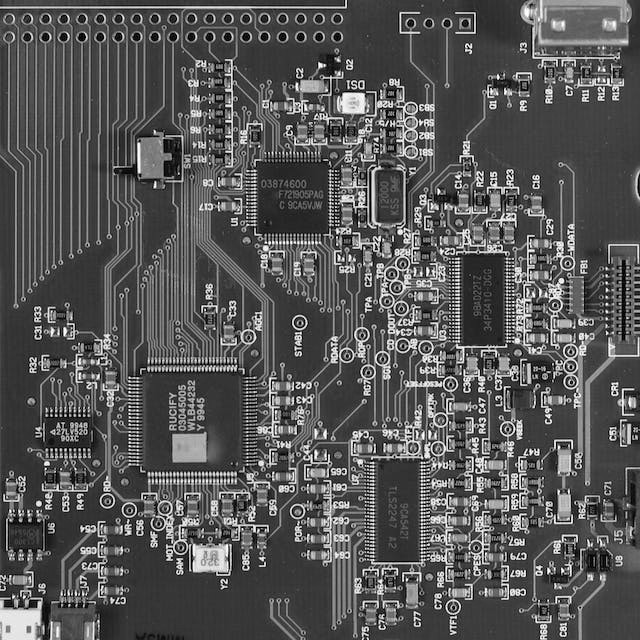
//> input picture COMP27112_VisualComputing/ex4/circuit_board.jpg, 640 x 640 px
$ ./histogram circuit_board.jpg out.png 100   (built with g++ and OpenCV 4)
//> lines starting //> are read from the running program, lines starting //| are printed output that depends on the picture; after the words box and inside, x2 and y2 are one past the last pixel; in counts of white or black regions, pixels touching at a corner belong together
//> further down, img is the input picture: 640 rows x 640 cols, CV_8UC1; min 0, max 255, mean 86.4
#include <stdio.h>
#include <iostream>
#include <sstream>
#include <opencv2/core/core.hpp>
#include <opencv2/imgcodecs.hpp>
#include <opencv2/highgui.hpp>
#include <opencv2/imgproc.hpp>

const int HIST_IMG_HEIGHT = 400;
const int HIST_IMG_WIDTH = 512;

void createHistogram(cv::Mat& img, cv::Mat& hist) {
	long counts[256] = {};
	hist = cv::Mat(HIST_IMG_HEIGHT, HIST_IMG_WIDTH, CV_8UC1, 255);
	int max(0);

	// draw gridlines
	cv::rectangle(hist, cv::Point(0, HIST_IMG_HEIGHT), cv::Point(1, 0), cv::Scalar(200, 200, 200), cv::FILLED);
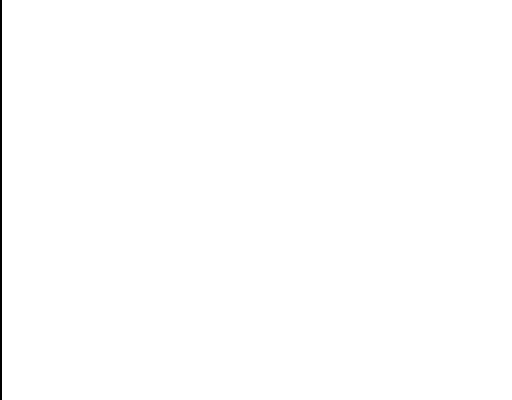
//> hist: 400 rows x 512 cols, CV_8UC1; values 200 (black) and 255 (white), 99.6% white; 1 black region, box (x1, y1, x2, y2) and area: (0, 0, 2, 400) 800
	cv::rectangle(hist, cv::Point(128, HIST_IMG_HEIGHT), cv::Point(129, 0), cv::Scalar(200, 200, 200), cv::FILLED);
	cv::rectangle(hist, cv::Point(256, HIST_IMG_HEIGHT), cv::Point(257, 0), cv::Scalar(200, 200, 200), cv::FILLED);
	cv::rectangle(hist, cv::Point(384, HIST_IMG_HEIGHT), cv::Point(385, 0), cv::Scalar(200, 200, 200), cv::FILLED);
	cv::rectangle(hist, cv::Point(510, HIST_IMG_HEIGHT), cv::Point(511, 0), cv::Scalar(200, 200, 200), cv::FILLED);
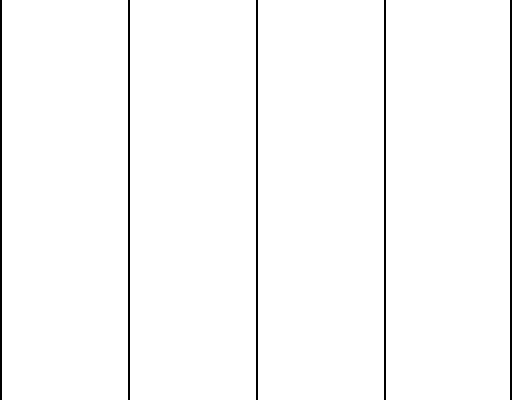
//> hist: 400 rows x 512 cols, CV_8UC1; values 200 (black) and 255 (white), 98% white; 5 black regions, box (x1, y1, x2, y2) and area: (0, 0, 2, 400) 800, (128, 0, 130, 400) 800, (256, 0, 258, 400) 800, (384, 0, 386, 400) 800, (510, 0, 512, 400) 800


	// count the greyscales
	for (int i = 0; i < img.rows; i++) {
		for (int j = 0; j < img.cols; j++) {
			counts[(int)img.at<uchar>(i, j)] += 1;
		}
	}
//> after the loop, counts = 256 values, max 11900 at index 55, min 97 at index 253, mean 1600

	// check for maximum value
	for (int i = 0; i < 256; i++) {
		if (counts[i] > max) {
			max = counts[i];
		}
	}
//> this loop made 256 passes
//> max on passes 1, 39, 40, 44, 45, 46, 47, 48, 49, 50, 51, 52: 1858, 2104, 2362, 2431, 2442, 2729, 3019, 3411, 3982, 4648, 5566, 6715
//> after the loop, max = 11900

	// normalise to maximum height
	for (int i = 0; i < 256; i++) {
		counts[i] = (long)((counts[i] / (double)max) * 400);
	}
//> after the loop, counts = 256 values, max 400 at index 55, min 3 at index 251, mean 53.29

	// draw the histogram
	for (int i = 0; i < 256; i++) {
		cv::Point top_left(i*2, HIST_IMG_HEIGHT - counts[i]);
		cv::Point bottom_right(i*2+1, HIST_IMG_HEIGHT);
		cv::rectangle(hist, top_left, bottom_right, cv::Scalar(0, 0, 0), cv::FILLED);
	}
//> this loop made 256 passes
//> top_left on passes 1 to 3: Point(0, 338), Point(2, 383), Point(4, 382)
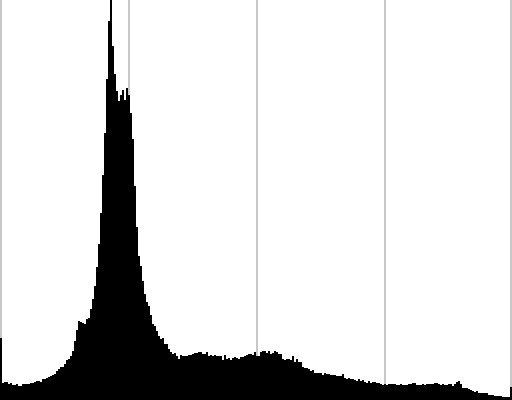
//> hist: 400 rows x 512 cols, CV_8UC1; 13.32% of pixels changed, all inside (x1, y1, x2, y2) = (0, 0, 512, 400)

}

void createThresholded(cv::Mat& img, cv::Mat& tres, int T) {
//> called with T = 100
	std::cout << "Threshold value : " << cv::threshold(img, tres, T, 255, cv::THRESH_BINARY) << "\n";
//| Threshold value : 100
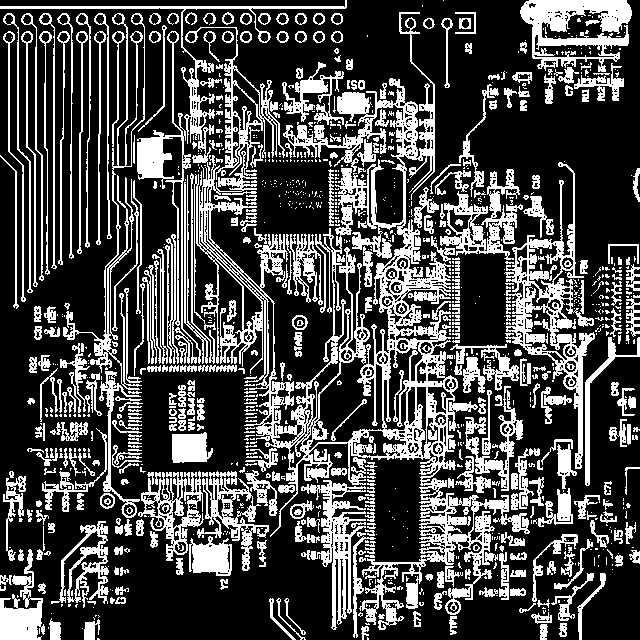
//> tres: 640 rows x 640 cols, CV_8UC1; 29.2% white; 1124 white regions (695 under 20 px), largest, box (x1, y1, x2, y2) and area: (0, 0, 530, 630) 36832, (504, 162, 595, 469) 5834, (520, 0, 632, 72) 4008
}

int main(int argc, char *argv[]) {

	cv::Mat img;
	cv::Mat hist;
	cv::Mat tres;

	img = cv::imread(argv[1], cv::IMREAD_GRAYSCALE);

	// check if the image was successfully loaded
	if (img.empty()) {
		printf("Failed to load image '%s'\n", argv[1]);
		return -1;
	}

	// Create image histogram
	createHistogram(img, hist);

	// create thresholded image using OTSU
	createThresholded(img, tres, std::stoi(argv[3]));

	// show image
	cv::imshow("Histogram", hist);
	cv::imshow("Thresholded image", tres);
	cv::waitKey(0);

	// create string for saving
	std::stringstream hist_fold;
	hist_fold << "./hist_result/hist_" << argv[2] << ".jpg";
	std::stringstream thresh_fold;
	thresh_fold << "./thresh_result/thresh_" << argv[2] << ".jpg";

	// save image
	cv::imwrite(hist_fold.str(), hist);
	cv::imwrite(thresh_fold.str(), tres);

	return 0;
}

$ run again, on COMP27112_VisualComputing/ex4/horizon1.jpg
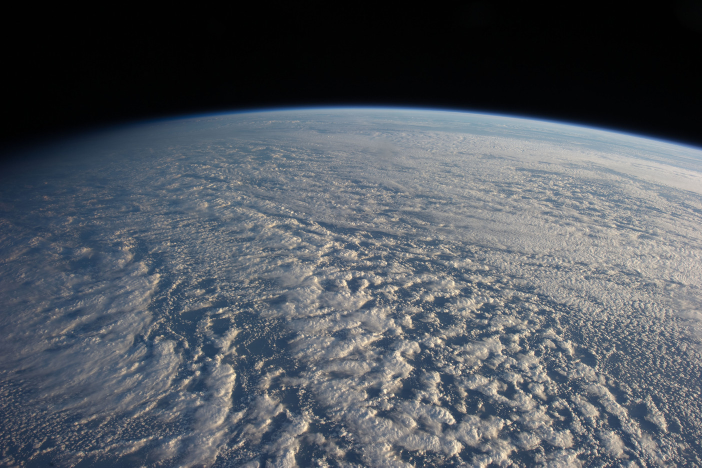
//> input picture COMP27112_VisualComputing/ex4/horizon1.jpg, 1404 x 935 px (shown at 1/2 size)
//> after the loop in createHistogram, `for (int i = 0; i < img.rows; i++)`: counts = 256 values, max 128591 at index 1, min 1 at index 253, mean 5127.9
//> the loop in createHistogram, `for (int i = 0; i < 256; i++)` made 256 passes
//> max on passes 1 to 2: 1115, 128591
//> after the loop in createHistogram, `for (int i = 0; i < 256; i++)`: max = 128591
//> after the loop in createHistogram, `for (int i = 0; i < 256; i++)`: counts = 256 values, max 400 at index 1, min 0 at index 217, mean 15.46
//> the loop in createHistogram, `for (int i = 0; i < 256; i++)` made 256 passes
//> top_left on passes 1 to 3: Point(0, 397), Point(2, 0), Point(4, 86)
//> after the loop in createHistogram, `for (int i = 0; i < 256; i++)`:
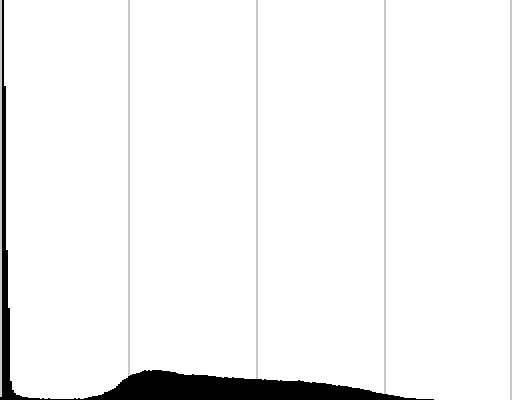
//> hist: 400 rows x 512 cols, CV_8UC1; min 0, max 255, mean 244.1
//| Threshold value : 100
//> in createThresholded, `std::cout << "Threshold value : " << cv::threshold(img, tres, T, 255, ..`:
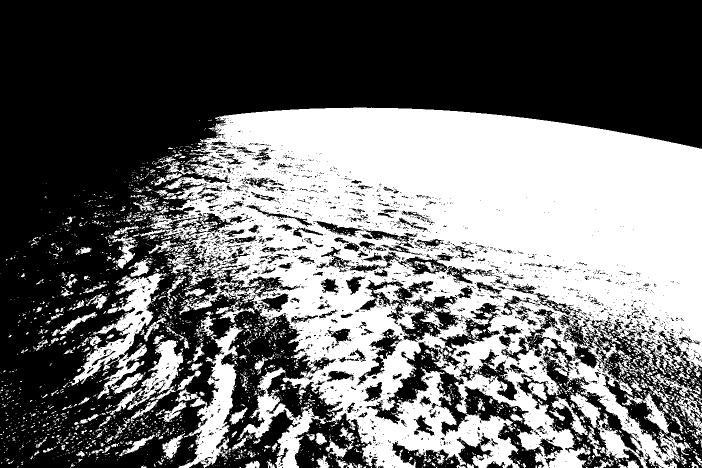
//> tres: 935 rows x 1404 cols, CV_8UC1 (shown at 1/2 size); 43% white; 3390 white regions (3030 under 20 px), largest, box (x1, y1, x2, y2) and area: (279, 215, 1404, 935) 471921, (351, 647, 487, 935) 12244, (137, 545, 335, 799) 12086

$ run again, on COMP27112_VisualComputing/ex4/optic_nerve_head.jpg
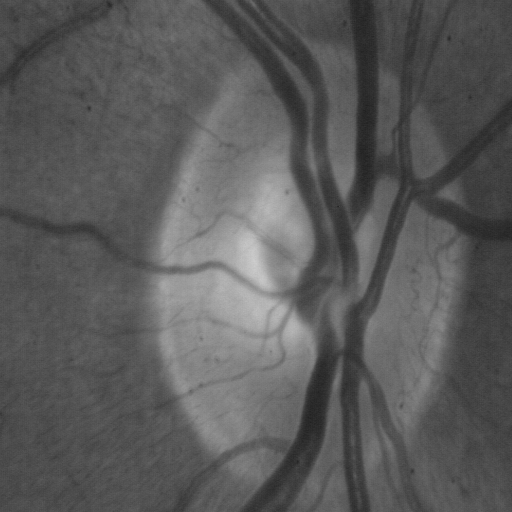
//> input picture COMP27112_VisualComputing/ex4/optic_nerve_head.jpg, 512 x 512 px
//> img is the input picture: 512 rows x 512 cols, CV_8UC1; min 33, max 206, mean 90.5
//> after the loop in createHistogram, `for (int i = 0; i < img.rows; i++)`: counts = 256 values, max 7251 at index 84, min 0 at index 0, mean 1024
//> the loop in createHistogram, `for (int i = 0; i < 256; i++)` made 256 passes
//> max on passes 34 to 41: 6, 7, 14, 38, 41, 131, 182, 282
//> after the loop in createHistogram, `for (int i = 0; i < 256; i++)`: max = 7251
//> after the loop in createHistogram, `for (int i = 0; i < 256; i++)`: counts = 256 values, max 400 at index 84, min 0 at index 0, mean 56.15
//> the loop in createHistogram, `for (int i = 0; i < 256; i++)` made 256 passes
//> top_left on passes 1 to 3: Point(0, 400), Point(2, 400), Point(4, 400)
//> after the loop in createHistogram, `for (int i = 0; i < 256; i++)`:
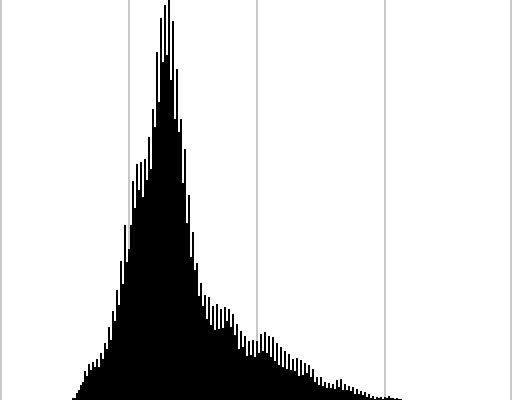
//> hist: 400 rows x 512 cols, CV_8UC1; min 0, max 255, mean 218.2
//| Threshold value : 100
//> in createThresholded, `std::cout << "Threshold value : " << cv::threshold(img, tres, T, 255, ..`:
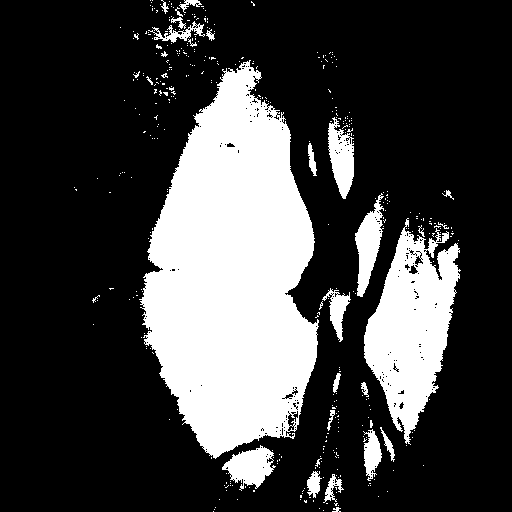
//> tres: 512 rows x 512 cols, CV_8UC1; 25.5% white; 400 white regions (372 under 20 px), largest, box (x1, y1, x2, y2) and area: (139, 60, 319, 459) 47007, (364, 218, 461, 445) 11695, (355, 193, 384, 297) 1505
